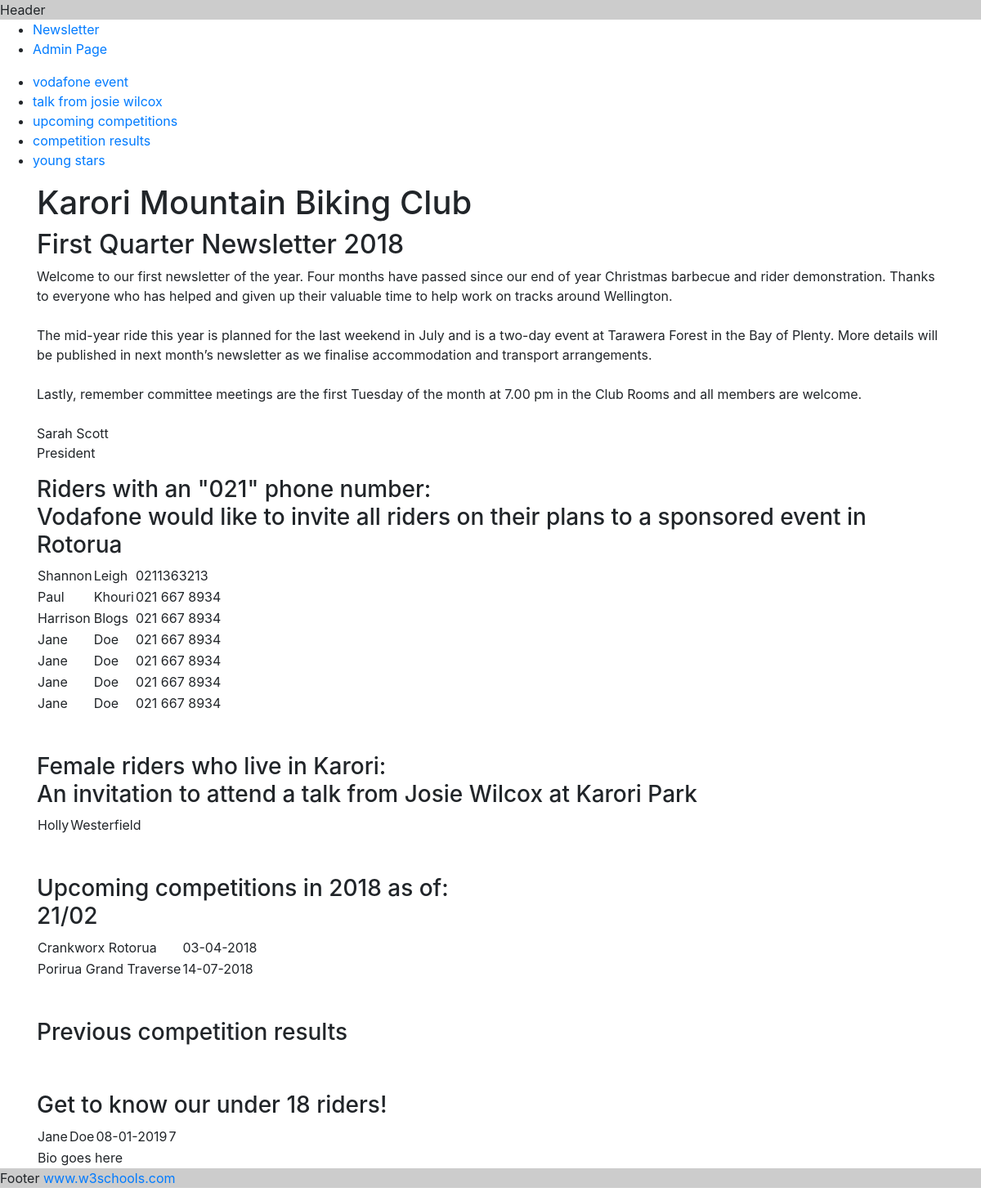
Before: / with the older database file.
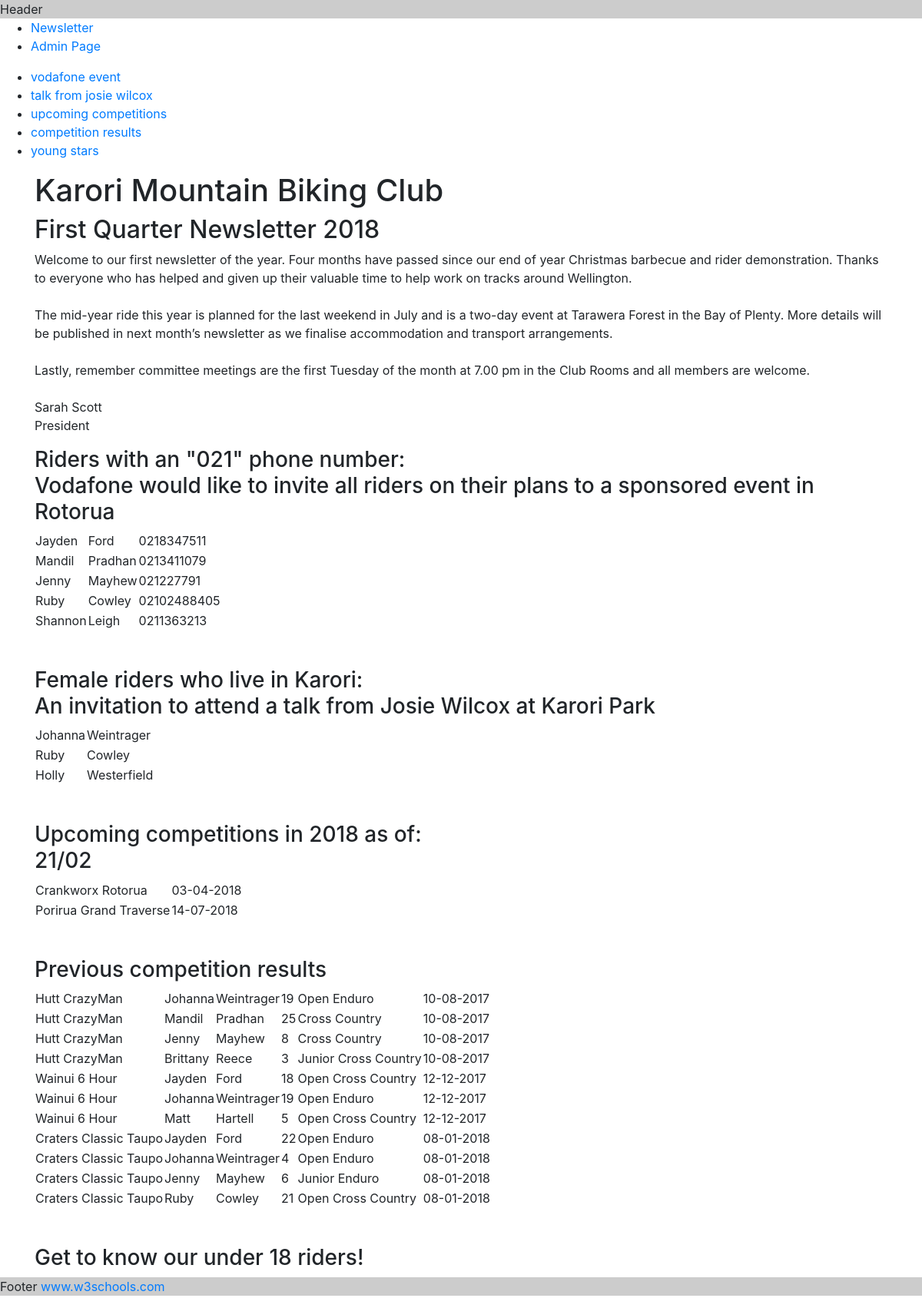
After: the same page with the newer database file.
### tables this page shows
CREATE TABLE "memberTable" (
"memberID" integer not null primary key autoincrement,
"firstName" nvarchar(20) not null,
"lastName" nvarchar(50) not null,
"address" nvarchar(100) not null,
"suburb" nvarchar(100) not null,
"postcode" nvarchar(4) not null,
"phoneNumber" nvarchar(20) not null,
"email" nvarchar(50) not null,
"birthDate" date not null,
"gender" nvarchar(20) not null,
"bio" nvarchar(500)
);

CREATE TABLE "events"(
"eventID" integer not null primary key autoincrement,
"event" nvarchar(100),
"eventDate" date
);

CREATE TABLE results(
"resultID" integer not null primary key autoincrement,
"memberID" integer not null,
"eventID" integer not null,
"result" integer not null,
"eventType" nvarchar(100)
);

### server.py (the view)
@app.route('/')
def main_index():
    query_f_k = 'select memberTable.firstName, memberTable.lastName from memberTable where gender = "Female" and suburb = "Karori";'
    query_vod = 'select memberTable.firstName, memberTable.lastName, memberTable.phoneNumber from memberTable where phoneNumber like "%021%";'
    query_event = ' select event, strftime("%d-%m-%Y", eventDate) as "Event Date" ' \
                  'from events where eventDate between "2018-02-21" and "2018-31-12" order by eventDate asc;'
    query_results = 'select events.event, memberTable.firstName, memberTable.lastName, ' \
                    'results.result, results.eventType, strftime("%d-%m-%Y", eventDate) as "Event Date" ' \
                    'from events ' \
                    'join results ' \
                    'on events.eventID=results.eventID ' \
                    'join memberTable ' \
                    'on results.memberID=memberTable.memberID ' \
                    'where events.eventDate>="2017-08-10" order by events.eventDate asc;'
    query_underage = 'select memberTable.firstName, memberTable.lastName, strftime("%d-%m-%Y", memberTable.birthDate) as "Birthdate", ' \
                     'date("now")-memberTable.birthDate as "Age", memberTable.bio ' \
                     'from memberTable where Age<18 order by birthDate asc;'
    conn = sqlite3.connect('memberTable.sqlite')
    cur = conn.cursor()
    cur.execute(query_f_k)
    f_k = cur.fetchall()
    cur.execute(query_vod)
    vod = cur.fetchall()
    cur.execute(query_event)
    event = cur.fetchall()
    cur.execute(query_results)
    results = cur.fetchall()
    cur.execute(query_underage)
    underage = cur.fetchall()
    conn.close()
    return render_template("index.html", f_k=f_k, vod=vod, event=event, results=results, underage=underage)

### templates/index.html (shortened to what this page needs)
{% extends "template.html" %}
{% block content %}
<ul>
					<li><a href="#T1">vodafone event</a></li>
					<li><a href="#T2">talk from josie wilcox</a></li>
					<li><a href="#T3">upcoming competitions</a></li>
                    <li><a href="#T4">competition results</a></li>
                    <li><a href="#T5">young stars</a></li>
				</ul>
		<div class="content">
			<div class="container">
                <h1>Karori Mountain Biking Club</h1>
                <h2>First Quarter Newsletter 2018</h2>
				<p>Welcome to our first newsletter of the year. Four months have passed since our end of year Christmas barbecue and rider demonstration. Thanks to everyone who has helped and given up their valuable time to help work on tracks around Wellington. <br><br>The mid-year ride this year is planned for the last weekend in July and is a two-day event at Tarawera Forest in the Bay of Plenty. More details will be published in next month’s newsletter as we finalise accommodation and transport arrangements. <br><br>Lastly, remember committee meetings are the first Tuesday of the month at 7.00 pm in the Club Rooms and all members are welcome.<br><br>
                Sarah Scott<br>
                President </p>
                <h3 id="T1">Riders with an "021" phone number: <br>Vodafone would like to invite all riders on their plans to a sponsored event in Rotorua</h3>
                <table>
                {% for row in vod %}
                    <tr><td>{{ row[0] }}</td><td> {{ row[1] }} </td> <td> {{ row[2] }} </td></tr>
                {% endfor %}
                    </table>
                <br><br>
                <h3 id="T2">Female riders who live in Karori: <br>An invitation to attend a talk from Josie Wilcox at Karori Park</h3>
                <table>
                {% for row in f_k %}
                    <tr><td>{{ row[0] }}</td><td> {{ row[1] }} </td></tr>
                {% endfor %}
                    </table>
                <br><br>
                <h3 id="T3">Upcoming competitions in 2018 as of:<br>21/02</h3>
                                <table>
                {% for row in event %}
                    <tr><td>{{ row[0] }}</td><td> {{ row[1] }} </td></tr>
                {% endfor %}
                    </table>
                <br><br>
                <h3 id="T4">Previous competition results</h3>
                <table>
                {% for row in results %}
                    <tr><td>{{ row[0] }}</td><td> {{ row[1] }} </td> <td>{{ row[2] }}</td><td> {{ row[3] }} </td> <td> {{ row[4] }} </td> <td> {{ row[5] }} </td> </tr>
                {% endfor %}
                    </table>
                <br><br>
                <h3 id="T5">Get to know our under 18 riders!</h3>
                                <table>
                {% for row in underage %}
                                    <tr><td>{{ row[0] }}</td><td> {{ row[1] }} </td> <td>{{ row[2] }}</td><td> {{ row[3] }} </td></tr>
                                    <tr><td colspan="4"> {{ row[4] }} </td></tr>
                {% endfor %}
                    </table>
			</div>
		</div>
{% endblock %}

Changed rows visible on the page:
removed memberTable: firstName "Paul", lastName "Khouri", phoneNumber "021 667 8934"
removed memberTable: firstName "Harrison", lastName "Blogs", phoneNumber "021 667 8934"
removed memberTable: firstName "Jane", lastName "Doe", phoneNumber "021 667 8934"
removed memberTable: firstName "Jane", lastName "Doe", phoneNumber "021 667 8934"
removed memberTable: firstName "Jane", lastName "Doe", phoneNumber "021 667 8934"
removed memberTable: firstName "Jane", lastName "Doe", phoneNumber "021 667 8934", birthDate "08-01-2019", row "7", bio "Bio goes here"
added memberTable: firstName "Jayden", lastName "Ford", phoneNumber "0218347511"
added memberTable: firstName "Mandil", lastName "Pradhan", phoneNumber "0213411079"
added memberTable: firstName "Jenny", lastName "Mayhew", phoneNumber "021227791"
added memberTable: firstName "Ruby", lastName "Cowley", phoneNumber "02102488405"
added memberTable: firstName "Johanna", lastName "Weintrager"
added results: event "Hutt CrazyMan", firstName "Johanna", lastName "Weintrager", result "19", eventType "Open Enduro", row "10-08-2017"
added results: event "Hutt CrazyMan", firstName "Mandil", lastName "Pradhan", result "25", eventType "Cross Country", row "10-08-2017"
added results: event "Hutt CrazyMan", firstName "Jenny", lastName "Mayhew", result "8", eventType "Cross Country", row "10-08-2017"
added results: event "Hutt CrazyMan", firstName "Brittany", lastName "Reece", result "3", eventType "Junior Cross Country", row "10-08-2017"
added results: event "Wainui 6 Hour", firstName "Jayden", lastName "Ford", result "18", eventType "Open Cross Country", row "12-12-2017"
added results: event "Wainui 6 Hour", firstName "Johanna", lastName "Weintrager", result "19", eventType "Open Enduro", row "12-12-2017"
added results: event "Wainui 6 Hour", firstName "Matt", lastName "Hartell", result "5", eventType "Open Cross Country", row "12-12-2017"
added results: event "Craters Classic Taupo", firstName "Jayden", lastName "Ford", result "22", eventType "Open Enduro", row "08-01-2018"
added results: event "Craters Classic Taupo", firstName "Johanna", lastName "Weintrager", result "4", eventType "Open Enduro", row "08-01-2018"
added results: event "Craters Classic Taupo", firstName "Jenny", lastName "Mayhew", result "6", eventType "Junior Enduro", row "08-01-2018"
added results: event "Craters Classic Taupo", firstName "Ruby", lastName "Cowley", result "21", eventType "Open Cross Country", row "08-01-2018"
